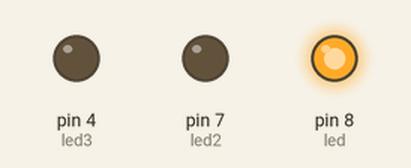
Recording of a sketch running on a simulated Arduino Uno, built with avr-gcc and run on an emulated ATmega328P. Parts: output pins drawn as LEDs (lit = HIGH).

Above: at 0.2 s.
At 1.2 s:
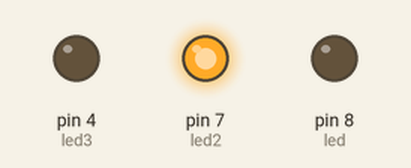
At 2.2 s:
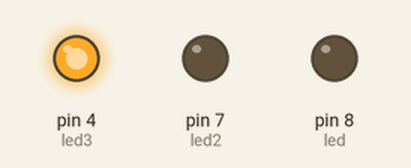
At 5.7 s:
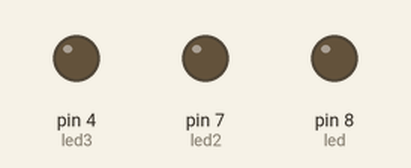
Timing chart, 0 to 6.9 s (numbered marks = the images above):
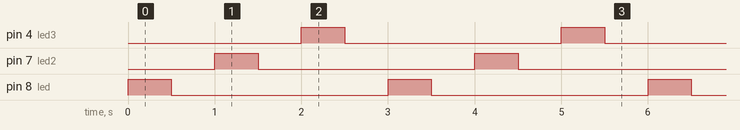

The sketch:

HW_1.ino
```cpp
int led = 8;
int led2 = 7;
int led3 = 4;

void setup() {
 pinMode(led, OUTPUT);
 pinMode(led2, OUTPUT);
 pinMode(led3, OUTPUT);
}

void loop() {
 digitalWrite(led, HIGH);
 delay(500);
 digitalWrite(led, LOW);
 delay(500);
 digitalWrite(led2, HIGH);
 delay(500);
 digitalWrite(led2, LOW);
 delay(500);
 digitalWrite(led3, HIGH);
 delay(500);
 digitalWrite(led3, LOW);
 delay(500);
}
```

Measured:
- by itself, pin 4 (led3), pin 7 (led2), pin 8 (led): alternates HIGH for 0.50 s and LOW for 2.5 s
- by itself, everything shown: repeats every 3.0 s, in 6 steps
